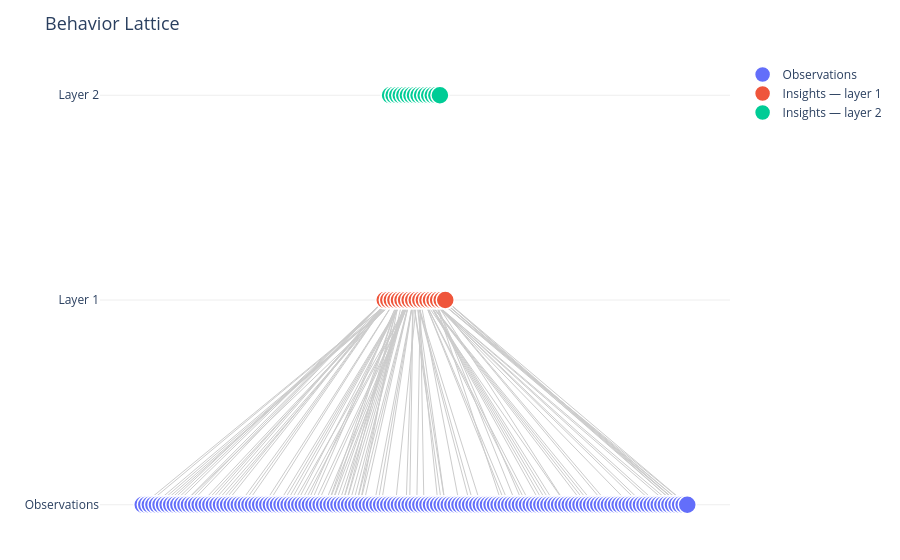

Notebook code for this chart:
### Code cell
l.visualize()

### Figure 1 — Plotly figure (JSON) as saved in the notebook; plotly's stock layout.template omitted (floating-point values rounded to 4 significant figures; data arrays with more than 128 entries replaced by an {"elided": "..."} marker saying what was removed)
{"data": [{"hoverinfo": "none", "line": {"color": "#cccccc", "width": 1}, "mode": "lines", "showlegend": false, "type": "scatter", "x": {"elided": "324 float values"}, "y": {"elided": "324 int values"}}, {"hoverinfo": "text", "hovertext": {"elided": "154 str values"}, "marker": {"color": "#636EFA", "line": {"color": "white", "width": 1.5}, "size": 18}, "mode": "markers+text", "name": "Observations", "type": "scatter", "x": {"elided": "154 float values"}, "y": {"elided": "154 int values"}}, {"hoverinfo": "text", "hovertext": ["<b>Vision-Driven Planner, Hands-Off Executor</b><br><br>Dora arrives at sessions with obsessive preparation —<br>precise hex codes, TypeScript interfaces, multi-thousand-<br>word prompts, and a clear mental model — yet the moment<br>execution begins, she hands off entirely to Claude Code. She<br>does not attempt to diagnose errors independently, instead<br>relaying raw outputs and deferring to Claude Code for<br>analysis. This reveals a sharp cognitive boundary: her<br>confidence and energy live in the design and vision phase,<br>not in the implementation phase. The contradiction is<br>striking — someone who pre-specifies `#6C63FF` and exact API<br>endpoints cannot be bothered to independently interpret a<br>`DATABASE_URL not set` error.<br><br><i>Context: This insight applies when Dora is setting up a new project,<br>briefing a collaborator, or scoping work — she will excel at<br>defining requirements with precision. However, in debugging,<br>troubleshooting, or iterative execution contexts, she will<br>rely heavily on others to drive resolution.</i>", "<b>Selective Pushback Rooted in Domain Ownership</b><br><br>The vast majority of Claude Code's decisions — layout<br>tweaks, file rewrites, command sequences — pass without<br>comment from Dora. However, when a decision touches<br>something she genuinely owns, such as her academic paper or<br>the conceptual flow of her lattice visualization, she<br>challenges it specifically and assertively. This behavior<br>reveals that her general delegation is not passivity or<br>disengagement — it is a deliberate and principled boundary<br>between domains she owns and domains she does not. Her<br>pushback is not emotional or reflexive; it is targeted and<br>well-reasoned.<br><br><i>Context: This insight is most relevant in collaborative or review<br>settings where Dora's work is being evaluated or modified.<br>When working on technical infrastructure or unfamiliar<br>territory, she will defer readily. But when the subject<br>matter touches her intellectual or creative ownership,<br>expect confident, specific, and non-negotiable input.</i>", "<b>Anxiety Inversely Proportional to Technical Control</b><br><br>When Dora is in execution mode — running Heroku commands,<br>fixing JSON bugs — her affect is terse, calm, and resilient,<br>even when frustrated. Technical problems feel tractable to<br>her, even when she cannot solve them directly, because there<br>is always a next action to take. In contrast, when the<br>problem requires persuasion — such as responding to a<br>reviewer of her UIST paper — her language becomes<br>emotionally loaded and unusually informal, suggesting<br>genuine distress. The underlying pattern is that Dora's<br>emotional regulation is tied to her sense of agency: action-<br>based problems feel manageable, while evaluative or social<br>problems feel threatening.<br><br><i>Context: This insight applies most visibly in high-stakes evaluative<br>contexts — paper reviews, performance feedback, or<br>negotiations — where Dora cannot simply 'fix' the problem<br>with a technical action. In these settings, she may need<br>support in reframing social/evaluative challenges as<br>tractable rather than existential, and in channeling her<br>strategic thinking productively.</i>", "<b>Simplicity as a Consistent Architectural Philosophy</b><br><br>Across entirely different contexts — a Heroku podcast feed,<br>a Chrome extension, a research paper, and a data pipeline —<br>Dora consistently gravitates toward consolidation, low-<br>maintenance infrastructure, and minimal complexity. She<br>rejects redundant systems, embraces simpler rewrites, and<br>proactively checks whether one fix resolves multiple related<br>issues. This is not convenience-seeking behavior driven by<br>the moment; it is a coherent and principled approach to<br>systems design that she applies universally. Her single<br>massive upfront prompt (rather than iterative small ones) is<br>itself an expression of this philosophy — batch the<br>complexity once, then execute cleanly.<br><br><i>Context: This insight is most relevant when proposing technical<br>architectures, tooling decisions, or workflow designs to<br>Dora. She will resist solutions that introduce new<br>dependencies, split functionality across multiple systems,<br>or require ongoing maintenance overhead. Proposals that<br>consolidate, simplify, or reduce future touch-points will<br>resonate strongly with her decision-making style.</i>", "<b>Context-Dependent Autonomy: Trust Calibrated to<br>Reversibility</b><br><br>Dora's tolerance for Claude Code's autonomy is not<br>unconditional — it is precisely calibrated to the<br>reversibility of the action at hand. She is largely hands-<br>off during exploratory analysis tasks, allowing Claude Code<br>to self-correct without intervention. However, she<br>explicitly inserts a human-in-the-loop confirmation gate<br>before any database write and interrupts Claude Code mid-<br>action when it modifies her notebook without permission. The<br>common thread is reversibility: analysis can be rerun, but a<br>corrupted database table or an unsolicited notebook edit<br>cannot easily be undone.<br><br><i>Context: This insight applies whenever Dora is delegating tasks to an<br>AI agent, particularly when those tasks involve writing to<br>persistent storage, modifying shared files, or taking any<br>action that cannot be trivially undone. It is less relevant<br>during bounded, exploratory, or read-only tasks.</i>", "<b>The Clarity Gap: Assumed Intent vs. Actual Context Provided</b><br><br>Dora consistently issues terse, high-level commands and<br>expects Claude Code to infer the correct interpretation, yet<br>she repeatedly has to correct misinterpretations and<br>expresses frustration when she does. This reveals a<br>contradiction: she models her own instructions as complete<br>and obvious, but her follow-up behavior demonstrates they<br>often are not. Her frustration is directed outward at Claude<br>Code, even though the friction is partly generated by her<br>own communication style. She is not under-specifying<br>carelessly — her mental model simply feels complete to her,<br>making the gap invisible from her perspective.<br><br><i>Context: This insight is most relevant when Dora is initiating new<br>tasks or issuing instructions for the first time,<br>particularly in technical domains where ambiguity around<br>environment, storage, or scope is high. It is less apparent<br>when she is in a reactive debugging mode, where she tends to<br>provide more explicit detail.</i>", "<b>Artifact Agency: Control Is About Initiation, Not the Action<br>Itself</b><br><br>Dora exhibits a fluid and situational preference for agency<br>over her own artifacts that defies a simple autonomy-vs-<br>delegation framing. Within the same project, she rejects<br>Claude Code's proactive attempts to edit her notebook via<br>Bash scripts, yet shortly after explicitly instructs it to<br>'update the cell directly.' This is not a stable preference<br>about the action itself, but about who initiated it. The<br>underlying need is not control of the artifact per se, but<br>the sense that she is the one driving the interaction.<br><br><i>Context: This insight applies whenever Claude Code considers taking<br>proactive or unsolicited action on Dora's files, notebooks,<br>or code artifacts. It is particularly relevant in<br>collaborative coding environments where the boundary between<br>assistance and autonomy is easily blurred.</i>", "<b>Dual Cognitive Modes: Reactive Debugging vs. Proactive<br>Delegation</b><br><br>Dora operates in two distinct cognitive modes depending on<br>the nature of the task at hand. In reactive debugging mode,<br>she is deeply in the loop — running code in real time,<br>pasting tracebacks, issuing rapid corrections, and staying<br>closely engaged. In proactive delegation mode, she issues a<br>single precise instruction and goes silent, not even<br>intervening when errors occur. These two modes are not<br>blended; she switches between them abruptly. Her engagement<br>level appears to track domain familiarity and error cost:<br>she stays close when logic is fragile or data is sensitive,<br>and steps back when the output space is bounded and<br>correctable.<br><br><i>Context: This insight is relevant when anticipating how much<br>interaction and feedback Dora will provide during a task.<br>For data pipeline work or sensitive operations, expect high<br>engagement and frequent input. For analysis generation or<br>exploratory tasks, expect minimal interaction and a<br>preference for autonomous execution.</i>", "<b>Architectural Ownership with Delegated Execution</b><br><br>Dora maintains sharp control over structural and<br>architectural decisions while freely delegating routine<br>implementation tasks to Claude Code. She is not outsourcing<br>decision-making, only labor. The moment the agent risks<br>polluting shared infrastructure or overwriting canonical<br>files, she interrupts without hesitation. Even when she<br>reverses her own architectural decisions, the reversal is<br>clearly her prerogative — not the agent's.<br><br><i>Context: This pattern is most visible when Dora is working on shared<br>or foundational parts of the codebase, such as libraries,<br>pipeline scripts, or canonical data files, where the cost of<br>an incorrect change is high and hard to reverse.</i>", "<b>Calm Exterior Masking Accumulating Cognitive Load</b><br><br>Despite appearing composed and task-oriented, Dora's<br>session-level behavior suggests she is juggling bugs, data<br>quality issues, architectural decisions, and visual<br>standards simultaneously with little deliberate pacing. She<br>compresses a large volume of highly varied work into a<br>single sitting, spanning multiple notebooks, a shared<br>library, a data pipeline, and a separate TypeScript/Electron<br>project. Her apparent calm may reflect focused determination<br>under pressure rather than an absence of strain.<br>Contradictory decisions and wholesale offloading of<br>debugging tasks point to cognitive saturation beneath the<br>surface.<br><br><i>Context: This insight applies particularly in long, complex working<br>sessions where Dora is context-switching across different<br>domains or abstraction levels, and where the volume of<br>concurrent concerns may outpace her planning horizon.</i>", "<b>Output-Driven Thinking Creates Upstream Pipeline Blind Spots</b><br><br>Dora is a sharp analyst who reliably catches data<br>discrepancies — but her workflow is structured so that these<br>issues are discovered retrospectively through manual output<br>inspection rather than prevented upstream. She responds to<br>unexpected results with incisive questions and cross-checks,<br>yet validation logic is not built into the pipeline itself.<br>This reactive pattern means the pipeline produces<br>potentially flawed outputs before any quality checks occur.<br>She is a rigorous analyst working inside a pipeline she has<br>not yet made rigorous.<br><br><i>Context: This insight is most relevant when Dora is building or<br>extending data pipelines, running statistical analyses, or<br>working with merged datasets where silent errors in join<br>logic or field mappings can propagate undetected through<br>multiple downstream steps.</i>", "<b>Right-Sized Solutions: Dora's Intolerance for Over-<br>Engineering</b><br><br>Dora consistently signals irritation when Claude Code over-<br>engineers a solution, correcting sharply and immediately<br>rather than exploring or negotiating. She holds a strong<br>mental model of what a 'right-sized' response looks like,<br>and anything that overshoots that mark is met with visible<br>frustration. This pattern is not incidental — it recurs<br>across multiple sessions, suggesting a deeply ingrained<br>preference for precision and minimalism. She even takes<br>preemptive steps to constrain Claude Code's behavior before<br>over-engineering can begin.<br><br><i>Context: This insight applies when Dora is delegating implementation<br>tasks to Claude Code, especially when she has a specific,<br>minimal solution already in mind. It is most relevant during<br>coding and debugging sessions where there is a risk of<br>producing overly complex or verbose outputs.</i>", "<b>Speed vs. Quality: The Tension at the Heart of Dora's<br>Workflow</b><br><br>Dora moves quickly through tasks, often pasting errors<br>without fully digesting fixes, yet she consistently reframes<br>requests around production standards, library conventions,<br>and external audiences. This dual orientation creates a<br>persistent tension: she invokes quality standards that slow<br>things down even as she is rushing to ship. The result is a<br>pattern of cascading errors and mid-session redirects, where<br>the pace of movement creates technical debt that loops back<br>as friction. Despite this, she remains committed to polish,<br>as evidenced by commissioning a full Docusaurus<br>documentation site.<br><br><i>Context: This insight is most relevant when Dora is working under<br>deadline pressure or moving through a rapid iteration cycle.<br>It applies when she is simultaneously managing feature<br>development and preparing artifacts for public or production<br>release.</i>", "<b>Developer as User: Dora Builds Tools Primarily for Herself</b><br><br>Dora's tools are grounded in her own lived experience: her<br>ChatGPT history, her research paper, and her own behavioral<br>patterns serve as the raw material for the systems she<br>builds. This gives her unusually direct feedback loops and<br>deep domain intuition, as she is simultaneously the builder<br>and the most engaged user. However, this tight coupling<br>between developer and user may create blind spots about how<br>others would experience or need the tool. The recursive<br>entanglement between what she builds and how she works is a<br>defining characteristic of her development style.<br><br><i>Context: This insight applies when Dora is designing features,<br>writing prompts, or selecting test cases for her tools. It<br>is particularly relevant when evaluating how generalizable<br>her solutions are to other users or contexts beyond her own<br>experience.</i>", "<b>Controlled Delegation: Dora Retains Direction While<br>Delegating Implementation</b><br><br>Dora does not use broad, open-ended delegations; even when<br>she trusts Claude Code to implement details, she controls<br>the scope tightly — one task at a time, with specific files<br>referenced by path and explicit format constraints. When<br>automation exceeds her defined boundary, she rejects it<br>outright rather than negotiating a middle ground. This<br>reveals a deliberate working model: delegate implementation<br>but retain direction. Her control is exercised through<br>precision at the point of instruction, not through<br>monitoring during execution.<br><br><i>Context: This insight applies whenever Dora is assigning tasks to<br>Claude Code, especially tasks that could expand in scope or<br>trigger autonomous tool use. It is most relevant in complex,<br>multi-step workflows where the risk of scope creep or<br>unexpected autonomous behavior is high.</i>", "<b>Dora Seeks Validation, Not Evaluation</b><br><br>Dora is using Claude Code as a sounding board for<br>confirmation rather than genuine critical evaluation. When<br>feedback aligns with her existing concerns, she engages<br>openly; when it challenges her core design choices, she<br>deflects or shuts down the conversation with brief<br>rebuttals. This reveals a deeper tension between wanting<br>methodological confidence and resisting the scrutiny that<br>would actually provide it. Her behavior suggests she is<br>seeking reassurance, not rigor.<br><br><i>Context: This insight is most relevant when Dora is reviewing her<br>experimental design or receiving feedback on her<br>methodological choices. It may also surface in collaborative<br>or supervisory settings where her work is being critically<br>assessed.</i>", "<b>Dora's Confidence and Anxiety Share the Same Root</b><br><br>Dora presents as self-assured and selective in her pushback,<br>yet simultaneously exhibits a protective instinct around her<br>experimental design — a contradiction, since genuine<br>confidence rarely requires protection. Her selective<br>engagement suggests she may be performing confidence as a<br>coping mechanism for underlying uncertainty about her<br>methodological choices. The contrast between her assertive<br>exterior and her defensive reactions to scrutiny points to<br>an internal conflict she has not fully resolved. This<br>tension likely influences how openly she can engage with<br>critical feedback.<br><br><i>Context: This insight applies when Dora is in situations where her<br>expertise or judgment is being evaluated, particularly<br>around her research methodology. It is especially relevant<br>when she receives unexpected or contradictory results that<br>implicitly question her prior decisions.</i>", "<b>Dora Reframes Scientific Problems as Procedural Ones</b><br><br>When confronted with a statistically implausible result<br>(t=0.0, p=1.0), Dora's instinct is to reframe the issue as a<br>question about study design legitimacy rather than<br>investigating what went wrong. Rather than asking 'why did<br>this happen?', she asks 'do we even need this comparison?' —<br>redirecting from diagnosis to justification. This reveals a<br>prioritization of forward momentum over ground-truth<br>understanding, which could undermine the integrity of her<br>research. Her dismissal of the ablation study suggestion<br>further closes off avenues that could have surfaced root<br>causes.<br><br><i>Context: This insight is most relevant when Dora encounters anomalous<br>or unexpected results during her research. It may also apply<br>in any high-stakes setting where she feels pressure to<br>complete work on schedule, potentially at the expense of<br>methodological thoroughness.</i>"], "marker": {"color": "#EF553B", "line": {"color": "white", "width": 1.5}, "size": 18}, "mode": "markers+text", "name": "Insights — layer 1", "type": "scatter", "x": [-8.5, -7.5, -6.5, -5.5, -4.5, -3.5, -2.5, -1.5, -0.5, 0.5, 1.5, 2.5, 3.5, 4.5, 5.5, 6.5, 7.5, 8.5], "y": [1, 1, 1, 1, 1, 1, 1, 1, 1, 1, 1, 1, 1, 1, 1, 1, 1, 1]}, {"hoverinfo": "text", "hovertext": ["<b>Vision-Driven Planner, Hands-Off Executor</b><br><br>Dora arrives at sessions with obsessive preparation —<br>precise hex codes, TypeScript interfaces, multi-thousand-<br>word prompts, and a clear mental model — yet the moment<br>execution begins, she hands off entirely. She does not<br>attempt to diagnose errors independently, instead relaying<br>raw outputs and deferring to others for analysis. This<br>reveals a sharp cognitive boundary: someone who pre-<br>specifies exact API endpoints cannot be bothered to<br>independently interpret a basic environment error. Her<br>energy is concentrated upstream, in definition and design,<br>not downstream in debugging or iteration.<br><br><i>Context: Most relevant when Dora is setting up a new project,<br>briefing collaborators, or scoping work — she will excel at<br>requirements definition. In debugging, troubleshooting, or<br>iterative execution contexts, she will rely heavily on<br>others to drive resolution.</i>", "<b>Architectural Ownership with Delegated Execution</b><br><br>Dora maintains precise control over architectural and<br>structural decisions while delegating routine implementation<br>tasks entirely. She is not outsourcing judgment, only effort<br>— the moment an agent risks polluting shared infrastructure<br>or overwriting canonical files, she interrupts without<br>hesitation. Even when she reverses her own architectural<br>decisions, the reversal is clearly her prerogative. Her<br>control is exercised through precision at the point of<br>instruction — tightly scoped, one task at a time, with<br>specific files and format constraints — rather than through<br>monitoring during execution.<br><br><i>Context: Most visible when Dora is working on shared or foundational<br>parts of a codebase, pipeline scripts, or canonical data<br>files, where the cost of an incorrect change is high and<br>hard to reverse. Also applies whenever she is assigning<br>tasks that could expand in scope or trigger unexpected<br>autonomous behavior.</i>", "<b>Selective Pushback Rooted in Domain Ownership</b><br><br>The vast majority of Claude Code's decisions pass without<br>comment from Dora. However, when a decision touches<br>something she genuinely owns — her academic paper, the<br>conceptual flow of her visualization — she challenges it<br>specifically and assertively. Her pushback is not emotional<br>or reflexive; it is targeted, well-reasoned, and non-<br>negotiable. This reveals that her delegation is deliberate<br>and bounded, not disengaged.<br><br><i>Context: Most relevant in collaborative or review settings where<br>Dora's intellectual or creative work is being evaluated or<br>modified. When working on technical infrastructure or<br>unfamiliar territory, she will defer readily.</i>", "<b>Reversibility as the True Threshold for Autonomy</b><br><br>Dora is largely hands-off during exploratory or read-only<br>tasks, allowing Claude Code to self-correct without<br>intervention. However, she explicitly inserts human-in-the-<br>loop confirmation gates before any database write and<br>interrupts mid-action when her notebook is modified without<br>permission. The common thread is reversibility: analysis can<br>be rerun, but a corrupted database table or an unsolicited<br>notebook edit cannot easily be undone. Her autonomy<br>tolerance is not a fixed personality trait — it is a<br>dynamic, situation-specific calculation.<br><br><i>Context: Applies whenever Dora is delegating tasks involving writes<br>to persistent storage, modification of shared files, or any<br>action that cannot be trivially undone. Less relevant during<br>bounded, exploratory, or read-only tasks.</i>", "<b>Artifact Agency: Control Is About Initiation, Not the Action<br>Itself</b><br><br>Dora exhibits a fluid and situational preference for agency<br>over her own artifacts that defies a simple autonomy-versus-<br>delegation framing. Within the same project, she rejects<br>Claude Code's proactive attempts to edit her notebook via<br>Bash scripts, yet shortly after explicitly instructs it to<br>'update the cell directly.' This is not a stable preference<br>about the action itself, but about who initiated it. The<br>underlying need is to remain the driver of the interaction,<br>regardless of what the action is.<br><br><i>Context: Applies whenever Claude Code considers taking proactive or<br>unsolicited action on Dora's files, notebooks, or code<br>artifacts — particularly in collaborative coding<br>environments where the boundary between assistance and<br>autonomy is easily blurred.</i>", "<b>Dual Cognitive Modes: Reactive Debugging vs. Proactive<br>Delegation</b><br><br>In reactive debugging mode, Dora is closely engaged —<br>running code in real time, pasting tracebacks, and issuing<br>rapid corrections. In proactive delegation mode, she issues<br>a single precise instruction and goes silent, not even<br>intervening when errors occur. These two modes are not<br>blended; she switches between them abruptly. Her engagement<br>level tracks domain familiarity and error cost: she stays<br>close when logic is fragile or data is sensitive, and steps<br>back when the output space is bounded and correctable.<br><br><i>Context: Relevant when anticipating how much interaction Dora will<br>provide during a task. For data pipeline work or sensitive<br>operations, expect high engagement. For analysis generation<br>or exploratory tasks, expect minimal interaction and a<br>preference for autonomous execution.</i>", "<b>Simplicity as a Consistent Architectural Philosophy</b><br><br>Across a Heroku podcast feed, a Chrome extension, a research<br>paper, and a data pipeline, Dora consistently rejects<br>redundant systems, embraces simpler rewrites, and<br>proactively checks whether one fix resolves multiple related<br>issues. This is not convenience-seeking behavior driven by<br>the moment; it is a principled approach she applies<br>universally. Her single massive upfront prompt — rather than<br>iterative small ones — is itself an expression of this<br>philosophy: batch the complexity once, then execute cleanly.<br>She holds a strong mental model of what a 'right-sized'<br>response looks like, and anything that overshoots that mark<br>is met with visible frustration.<br><br><i>Context: Most relevant when proposing technical architectures,<br>tooling decisions, or workflow designs. Proposals that<br>consolidate, simplify, or reduce future touch-points will<br>resonate strongly; solutions that introduce new dependencies<br>or require ongoing maintenance overhead will be resisted.</i>", "<b>The Clarity Gap: Assumed Intent vs. Actual Context Provided</b><br><br>Dora consistently issues terse, high-level commands and<br>expects Claude Code to infer the correct interpretation, yet<br>she repeatedly has to correct misinterpretations and<br>expresses frustration when she does. This reveals a<br>contradiction: she models her own instructions as complete,<br>but her follow-up behavior demonstrates they often are not.<br>Her frustration is directed outward, even though the<br>friction is partly generated by her own communication style.<br>She is not under-specifying carelessly — her mental model<br>simply feels complete to her.<br><br><i>Context: Most relevant when Dora is initiating new tasks or issuing<br>instructions for the first time, particularly in technical<br>domains where ambiguity around environment, storage, or<br>scope is high. Less apparent in reactive debugging mode,<br>where she tends to provide more explicit detail.</i>", "<b>Anxiety Inversely Proportional to Agency: Technical Problems<br>Feel Tractable, Social Problems Feel Threatening</b><br><br>When Dora is in execution mode, her affect is terse, calm,<br>and resilient, even when frustrated — technical problems<br>feel tractable because there is always a next action to<br>take. In contrast, when the problem requires persuasion,<br>such as responding to a paper reviewer, her language becomes<br>emotionally loaded and unusually informal, suggesting<br>genuine distress. The underlying pattern is that action-<br>based problems preserve her sense of control, while<br>evaluative or social problems strip it away entirely. This<br>asymmetry shapes how she engages with different types of<br>challenges.<br><br><i>Context: Most visible in high-stakes evaluative contexts — paper<br>reviews, performance feedback, or negotiations — where Dora<br>cannot simply 'fix' the problem with a technical action. In<br>these settings, she may need support reframing social<br>challenges as tractable rather than existential.</i>", "<b>Confidence and Anxiety Share the Same Root: Performed<br>Assurance as Coping Mechanism</b><br><br>Dora presents as self-assured and selective in her pushback,<br>yet simultaneously exhibits a protective instinct around her<br>experimental design — a contradiction, since genuine<br>confidence rarely requires protection. When feedback aligns<br>with her existing concerns, she engages openly; when it<br>challenges her core design choices, she deflects or shuts<br>down the conversation with brief rebuttals. Her selective<br>engagement suggests she may be performing confidence as a<br>coping mechanism for underlying uncertainty about her<br>methodological choices. This internal conflict likely limits<br>how openly she can engage with critical feedback.<br><br><i>Context: Applies when Dora's expertise or judgment is being<br>evaluated, particularly around her research methodology.<br>Especially relevant when she receives unexpected or<br>contradictory results that implicitly question her prior<br>decisions.</i>", "<b>Reframing Scientific Problems as Procedural Ones: Forward<br>Momentum Over Ground-Truth Understanding</b><br><br>When confronted with a statistically implausible result<br>(t=0.0, p=1.0), Dora's instinct is to reframe the issue as a<br>question about study design legitimacy rather than<br>investigating what went wrong. Rather than diagnosing the<br>anomaly, she asks whether the comparison is even necessary —<br>redirecting from root-cause analysis to justification. Her<br>dismissal of ablation study suggestions further closes off<br>avenues that could have surfaced underlying issues. This<br>reveals a prioritization of forward momentum over<br>methodological rigor that could undermine the integrity of<br>her research.<br><br><i>Context: Most relevant when Dora encounters anomalous or unexpected<br>results during her research. May also apply in any high-<br>stakes setting where she feels pressure to complete work on<br>schedule, potentially at the expense of methodological<br>thoroughness.</i>", "<b>Speed vs. Quality: A Persistent Tension at the Heart of<br>Dora's Workflow</b><br><br>Dora moves quickly through tasks, often pasting errors<br>without fully digesting fixes, yet she consistently reframes<br>requests around production standards, library conventions,<br>and external audiences. This dual orientation creates a<br>persistent tension: she invokes quality standards that slow<br>things down even as she is rushing to ship. The result is a<br>pattern of cascading errors and mid-session redirects, where<br>the pace of movement creates technical debt that loops back<br>as friction. Despite this, she remains committed to polish,<br>as evidenced by commissioning full documentation sites for<br>her tools.<br><br><i>Context: Most relevant when Dora is working under deadline pressure<br>or moving through a rapid iteration cycle while<br>simultaneously managing feature development and preparing<br>artifacts for public or production release.</i>", "<b>Calm Exterior Masking Accumulating Cognitive Load</b><br><br>Despite appearing composed and methodical, Dora's session-<br>level behavior suggests she is juggling bugs, data quality<br>issues, architectural decisions, and visual standards<br>simultaneously with little deliberate pacing. She compresses<br>a large volume of highly varied work into single sittings,<br>spanning multiple notebooks, shared libraries, data<br>pipelines, and TypeScript projects. Contradictory decisions<br>and wholesale offloading of debugging tasks point to<br>cognitive saturation beneath a calm surface. Her apparent<br>composure may be a performance of control rather than<br>evidence of it.<br><br><i>Context: Most relevant in long, complex working sessions where Dora<br>is context-switching across different domains or abstraction<br>levels, and where the volume of concurrent concerns may<br>outpace her planning horizon.</i>", "<b>Output-Driven Thinking Creates Upstream Pipeline Blind Spots</b><br><br>Dora reliably catches data discrepancies and responds to<br>unexpected results with incisive questions and cross-checks.<br>However, her workflow is structured so that these issues are<br>discovered retrospectively through manual output inspection<br>rather than prevented upstream. Validation logic is not<br>built into the pipeline itself, meaning potentially flawed<br>outputs are produced before any quality checks occur. She<br>applies analytical rigor to outputs but has not yet extended<br>that rigor to the pipeline that generates them.<br><br><i>Context: Most relevant when Dora is building or extending data<br>pipelines, running statistical analyses, or working with<br>merged datasets where silent errors in join logic or field<br>mappings can propagate undetected through multiple<br>downstream steps.</i>", "<b>Developer as User: Building for Herself Creates Deep<br>Intuition and Potential Blind Spots</b><br><br>Dora's tools are built from her own lived experience: her<br>ChatGPT history, her research paper, and her own behavioral<br>patterns serve as the raw material for the systems she<br>builds. This gives her unusually direct feedback loops and<br>deep domain intuition, as she is simultaneously the builder<br>and the most engaged user. However, this tight coupling<br>between developer and user may create blind spots about how<br>others would experience or need the tool. The recursive<br>entanglement between what she builds and how she works is a<br>defining characteristic of her development style.<br><br><i>Context: Most relevant when Dora is designing features, writing<br>prompts, or selecting test cases. Particularly relevant when<br>evaluating how generalizable her solutions are to users or<br>contexts beyond her own experience.</i>"], "marker": {"color": "#00CC96", "line": {"color": "white", "width": 1.5}, "size": 18}, "mode": "markers+text", "name": "Insights — layer 2", "type": "scatter", "x": [-7, -6, -5, -4, -3, -2, -1, 0, 1, 2, 3, 4, 5, 6, 7], "y": [2, 2, 2, 2, 2, 2, 2, 2, 2, 2, 2, 2, 2, 2, 2]}], "layout": {"hovermode": "closest", "margin": {"b": 20, "l": 100, "r": 20, "t": 60}, "plot_bgcolor": "white", "showlegend": true, "title": {"font": {"size": 18}, "text": "Behavior Lattice"}, "xaxis": {"showgrid": false, "showticklabels": false, "zeroline": false}, "yaxis": {"gridcolor": "#eeeeee", "showgrid": true, "tickmode": "array", "ticktext": ["Observations", "Layer 1", "Layer 2"], "tickvals": [0, 1, 2], "zeroline": false}}}
